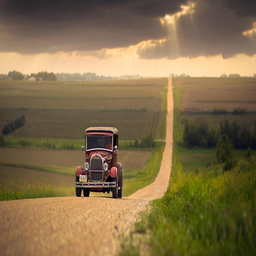
%> input picture week2/car.png, 256 x 256 px
$ octave start_img04.m   (GNU Octave 9; MATLAB toolbox functions it lacks are replaced by stand-ins)
%> lines starting %> are read from the running program, lines starting %| are printed output that depends on the picture; in (x1, y1, x2, y2) boxes, pixels count from 0 and x2, y2 are one past the last pixel; in counts of white or black regions, pixels touching at a corner belong together; the program's own positions count from 1
clearvars;
src = double(imread(['additional_images' filesep 'car.png']));
dst = double(imread(['additional_images' filesep 'road.png'])); % flipped girl, because of the eyes
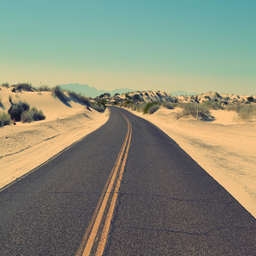
%> input picture week2/road.png, 256 x 256 px
[ni,nj, nChannels]=size(dst);
%> ni = 256; nj = 256; nChannels = 3

param.hi=1;
param.hj=1;

mask_src=logical(zeros(size(src(:,:,1))));
%> mask_src: size 256x256 logical; every value is 0
mask_src(115:205, 60:140) = 1;
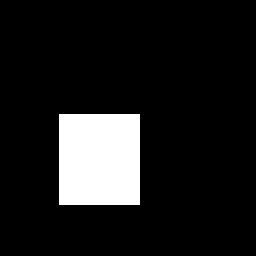
%> mask_src: size 256x256 logical; 11.2% white; 1 white region, box (x1, y1, x2, y2) and area: (59, 114, 140, 205) 7371
mask_dst=logical(zeros(size(dst(:,:,1))));
mask_dst(135:225, 135:215) = 1;
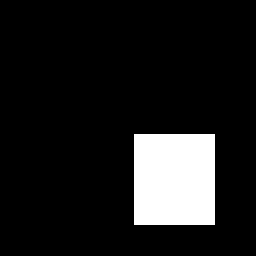
%> mask_dst: size 256x256 logical; 11.2% white; 1 white region, box (x1, y1, x2, y2) and area: (134, 134, 215, 225) 7371

%masks to exchange: Eyes
% mask_src=logical(imread('mask_src_eyes.png'));
% mask_dst=logical(imread('mask_dst_eyes.png'));

for nC = 1: nChannels

    %TO DO: COMPLETE the ??
%> (the run ends here)
